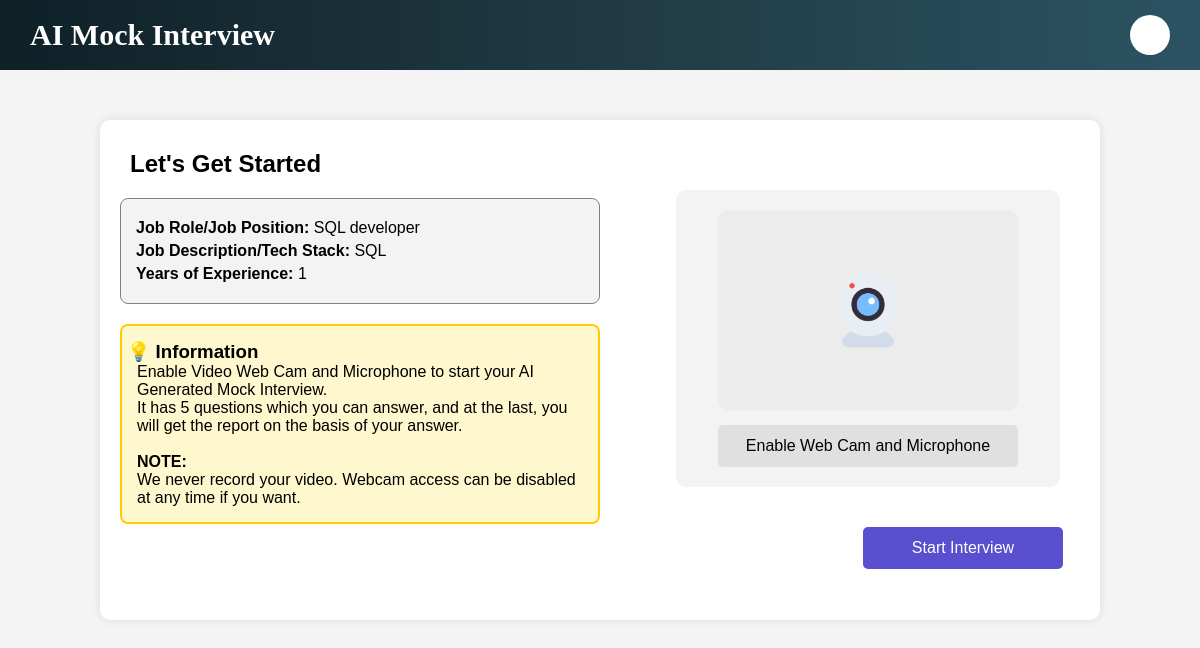
The app's page /start_interview.php?mockid=67f24ff010252 with its own data.
### tables this page shows
CREATE TABLE `interviews` (
  `id` int(11) NOT NULL,
  `mockid` varchar(50) DEFAULT NULL,
  `jsonmockresponse` text DEFAULT NULL,
  `job_position` varchar(100) DEFAULT NULL,
  `job_description` text DEFAULT NULL,
  `job_experience` int(11) DEFAULT NULL,
  `created_by` varchar(50) DEFAULT NULL,
  `created_at` timestamp NOT NULL DEFAULT current_timestamp()
);

### start_interview.php (the view, shortened to what this page needs)
<?php
$mockid = $_GET['mockid'] ?? null;
$host = 'localhost';
$db   = 'mock_interview';
$user = 'root';
$pass = '';
$conn = new mysqli($host, $user, $pass, $db);
$result = $conn->query("SELECT * FROM interviews WHERE mockid='$mockid'");
$data = $result->fetch_assoc();
if ($data) {
?>
<!DOCTYPE html>
<html lang="en">
<head>
    <link rel="stylesheet" href="css/start_interview.css">
</head>
<body>
    <?php include('header.php'); ?>
    <div class="main-container">
        <div class="left-section">
            <h2 style="margin: 10px; padding-bottom: 10px;">Let's Get Started</h2>
            <div class="job-details">
                <p><strong>Job Role/Job Position:</strong> <?php echo htmlspecialchars($data['job_position']); ?></p>
                <p><strong>Job Description/Tech Stack:</strong> <?php echo htmlspecialchars($data['job_description']); ?></p>
                <p><strong>Years of Experience:</strong> <?php echo htmlspecialchars($data['job_experience']); ?></p>
            </div>
            <div class="info-box">
                <h3 style="margin-left: -10px;">💡 Information</h3>
                <p>Enable Video Web Cam and Microphone to start your AI Generated Mock Interview.<br>
                   It has 5 questions which you can answer, and at the last,
                   <span class="highlight">you will get the report on the basis of your answer.</span></p><br>
                <p><strong>NOTE:</strong><br> We never record your video. Webcam access can be disabled at any time if you want.</p>
            </div>
        </div>
        <div class="right-section">
            <div class="webcam-container">
                <div class="webcam-box">
                    <img src="images/webcam.png" alt="Webcam Icon" class="webcam-icon" id="webcamIcon">
                </div>
                <button id="enableWebcam" class="btn gray-btn" onclick="checkPermissions()">Enable Web Cam and Microphone</button>
            </div>
             <button id="startBtn" class="btn purple-btn" onclick="startInterview()" >Start Interview</button>
         </div>
    </div>
</body>
</html>
<?php
} else {
    echo "<p style='color:red; text-align:center;'>No data found for this Mock ID</p>";
}
?>

### css/start_interview.css (style rules this page uses)
.main-container { display: flex; justify-content: space-between; align-items: flex-start; max-width: 1000px; height: 500px; margin: 50px auto; background: white; padding: 20px; box-shadow: 0 0 10px rgba(0, 0, 0, 0.1); border-radius: 10px; }
.left-section { width: 50%; text-align: left; }
.right-section { width: 40%; display: flex; flex-direction: column; align-items: center; }
.job-details { background: #f3f3f3; padding: 15px; border: 1px solid gray; border-radius: 8px; text-align: left; margin-bottom: 20px; }
.job-details p { margin: 5px 0; font-size: 16px; }
.info-box { background: #fff7cd; padding: 15px; border: 2px solid #ffcc00; text-align: left; margin-bottom: 20px; border-radius: 8px; }
.webcam-container { width: 100%; background: #f3f3f3; margin-top: 50px; margin-right: 40px; padding: 20px; border-radius: 10px; display: flex; flex-direction: column; align-items: center; }
.webcam-box { width: 100%; max-width: 300px; height: 200px; background: #ececec; border-radius: 10px; display: flex; justify-content: center; align-items: center; position: relative; }
.webcam-icon { width: 80px; }
.btn { border: none; padding: 12px 20px; font-size: 16px; border-radius: 5px; cursor: pointer; margin-top: 15px; }
.gray-btn { width: 300px; background-color: #e0e0e0; color: black; }
.purple-btn { width: 200px; margin-top: 40px; margin-left: 250px; background-color: #5a4fcf; color: white; transform: translateX(-50px) ; }

### header.php (style rules this page uses)
* { margin: 0; padding: 0; box-sizing: border-box; font-family: Arial, sans-serif; }
body { background-color: #f4f4f4; }

### records on screen
interviews: job_position "SQL developer", job_description "SQL", job_experience "1"
